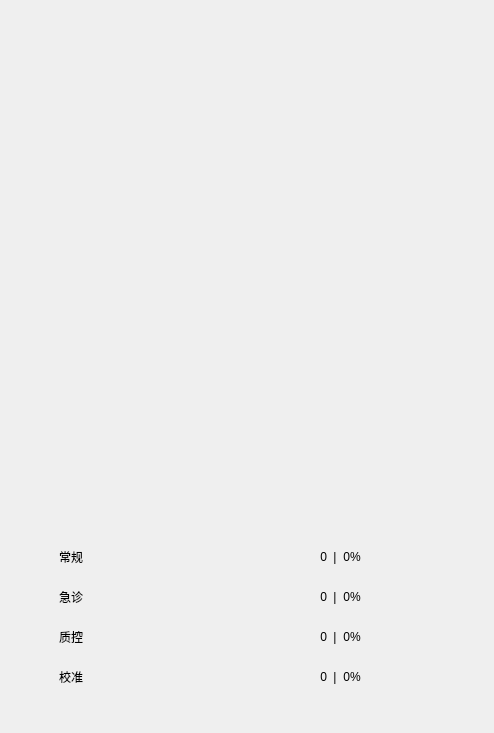
<?xml version="1.0" encoding="UTF-8"?>
<ui version="4.0">
 <class>QSamplesDonutPie</class>
 <widget class="QWidget" name="QSamplesDonutPie">
  <property name="geometry">
   <rect>
    <x>0</x>
    <y>0</y>
    <width>494</width>
    <height>733</height>
   </rect>
  </property>
  <property name="windowTitle">
   <string>QSamplesDonutPie</string>
  </property>
  <layout class="QVBoxLayout" name="verticalLayout">
   <property name="spacing">
    <number>0</number>
   </property>
   <property name="leftMargin">
    <number>0</number>
   </property>
   <property name="topMargin">
    <number>5</number>
   </property>
   <property name="rightMargin">
    <number>0</number>
   </property>
   <property name="bottomMargin">
    <number>0</number>
   </property>
   <item>
    <widget class="QWidget" name="plot" native="true"/>
   </item>
   <item>
    <widget class="QWidget" name="widget" native="true">
     <property name="maximumSize">
      <size>
       <width>16777215</width>
       <height>200</height>
      </size>
     </property>
     <widget class="QWidget" name="layoutWidget">
      <property name="geometry">
       <rect>
        <x>31</x>
        <y>3</y>
        <width>341</width>
        <height>181</height>
       </rect>
      </property>
      <layout class="QVBoxLayout" name="verticalLayout_6">
       <item>
        <layout class="QHBoxLayout" name="horizontalLayout">
         <item>
          <layout class="QVBoxLayout" name="verticalLayout_2">
           <property name="spacing">
            <number>20</number>
           </property>
           <item>
            <layout class="QHBoxLayout" name="horizontalLayout_3">
             <property name="spacing">
              <number>10</number>
             </property>
             <item>
              <widget class="QLabel" name="label_nor_icon">
               <property name="maximumSize">
                <size>
                 <width>49</width>
                 <height>16777215</height>
                </size>
               </property>
               <property name="text">
                <string/>
               </property>
               <property name="alignment">
                <set>Qt::AlignCenter</set>
               </property>
              </widget>
             </item>
             <item>
              <widget class="QLabel" name="label">
               <property name="text">
                <string>常规</string>
               </property>
              </widget>
             </item>
             <item>
              <spacer name="horizontalSpacer_2">
               <property name="orientation">
                <enum>Qt::Horizontal</enum>
               </property>
               <property name="sizeHint" stdset="0">
                <size>
                 <width>40</width>
                 <height>20</height>
                </size>
               </property>
              </spacer>
             </item>
            </layout>
           </item>
           <item>
            <layout class="QHBoxLayout" name="horizontalLayout_11">
             <property name="spacing">
              <number>10</number>
             </property>
             <item>
              <widget class="QLabel" name="label_emer_icon">
               <property name="maximumSize">
                <size>
                 <width>49</width>
                 <height>16777215</height>
                </size>
               </property>
               <property name="text">
                <string/>
               </property>
               <property name="alignment">
                <set>Qt::AlignCenter</set>
               </property>
              </widget>
             </item>
             <item>
              <widget class="QLabel" name="label_5">
               <property name="text">
                <string>急诊</string>
               </property>
              </widget>
             </item>
             <item>
              <spacer name="horizontalSpacer_3">
               <property name="orientation">
                <enum>Qt::Horizontal</enum>
               </property>
               <property name="sizeHint" stdset="0">
                <size>
                 <width>40</width>
                 <height>20</height>
                </size>
               </property>
              </spacer>
             </item>
            </layout>
           </item>
           <item>
            <layout class="QHBoxLayout" name="horizontalLayout_9">
             <property name="spacing">
              <number>10</number>
             </property>
             <item>
              <widget class="QLabel" name="label_qc_icon">
               <property name="maximumSize">
                <size>
                 <width>49</width>
                 <height>16777215</height>
                </size>
               </property>
               <property name="text">
                <string/>
               </property>
               <property name="alignment">
                <set>Qt::AlignCenter</set>
               </property>
              </widget>
             </item>
             <item>
              <widget class="QLabel" name="label_11">
               <property name="text">
                <string>质控</string>
               </property>
              </widget>
             </item>
             <item>
              <spacer name="horizontalSpacer_4">
               <property name="orientation">
                <enum>Qt::Horizontal</enum>
               </property>
               <property name="sizeHint" stdset="0">
                <size>
                 <width>40</width>
                 <height>20</height>
                </size>
               </property>
              </spacer>
             </item>
            </layout>
           </item>
           <item>
            <layout class="QHBoxLayout" name="horizontalLayout_6">
             <property name="spacing">
              <number>10</number>
             </property>
             <item>
              <widget class="QLabel" name="label_cali_icon">
               <property name="maximumSize">
                <size>
                 <width>49</width>
                 <height>16777215</height>
                </size>
               </property>
               <property name="text">
                <string/>
               </property>
               <property name="alignment">
                <set>Qt::AlignCenter</set>
               </property>
              </widget>
             </item>
             <item>
              <widget class="QLabel" name="label_9">
               <property name="text">
                <string>校准</string>
               </property>
              </widget>
             </item>
             <item>
              <spacer name="horizontalSpacer_5">
               <property name="orientation">
                <enum>Qt::Horizontal</enum>
               </property>
               <property name="sizeHint" stdset="0">
                <size>
                 <width>40</width>
                 <height>20</height>
                </size>
               </property>
              </spacer>
             </item>
            </layout>
           </item>
          </layout>
         </item>
         <item>
          <spacer name="horizontalSpacer">
           <property name="orientation">
            <enum>Qt::Horizontal</enum>
           </property>
           <property name="sizeHint" stdset="0">
            <size>
             <width>40</width>
             <height>20</height>
            </size>
           </property>
          </spacer>
         </item>
         <item>
          <layout class="QVBoxLayout" name="verticalLayout_3">
           <property name="spacing">
            <number>20</number>
           </property>
           <item>
            <widget class="QLabel" name="label_nor_num">
             <property name="text">
              <string>0</string>
             </property>
             <property name="alignment">
              <set>Qt::AlignRight|Qt::AlignTrailing|Qt::AlignVCenter</set>
             </property>
            </widget>
           </item>
           <item>
            <widget class="QLabel" name="label_emer_num">
             <property name="text">
              <string>0</string>
             </property>
             <property name="alignment">
              <set>Qt::AlignRight|Qt::AlignTrailing|Qt::AlignVCenter</set>
             </property>
            </widget>
           </item>
           <item>
            <widget class="QLabel" name="label_qc_num">
             <property name="text">
              <string>0</string>
             </property>
             <property name="alignment">
              <set>Qt::AlignRight|Qt::AlignTrailing|Qt::AlignVCenter</set>
             </property>
            </widget>
           </item>
           <item>
            <widget class="QLabel" name="label_cali_num">
             <property name="text">
              <string>0</string>
             </property>
             <property name="alignment">
              <set>Qt::AlignRight|Qt::AlignTrailing|Qt::AlignVCenter</set>
             </property>
            </widget>
           </item>
          </layout>
         </item>
         <item>
          <layout class="QVBoxLayout" name="verticalLayout_5">
           <property name="spacing">
            <number>20</number>
           </property>
           <item>
            <widget class="QLabel" name="label_2">
             <property name="text">
              <string>|</string>
             </property>
             <property name="alignment">
              <set>Qt::AlignCenter</set>
             </property>
            </widget>
           </item>
           <item>
            <widget class="QLabel" name="label_6">
             <property name="text">
              <string>|</string>
             </property>
             <property name="alignment">
              <set>Qt::AlignCenter</set>
             </property>
            </widget>
           </item>
           <item>
            <widget class="QLabel" name="label_12">
             <property name="text">
              <string>|</string>
             </property>
             <property name="alignment">
              <set>Qt::AlignCenter</set>
             </property>
            </widget>
           </item>
           <item>
            <widget class="QLabel" name="label_7">
             <property name="text">
              <string>|</string>
             </property>
             <property name="alignment">
              <set>Qt::AlignCenter</set>
             </property>
            </widget>
           </item>
          </layout>
         </item>
         <item>
          <layout class="QVBoxLayout" name="verticalLayout_4">
           <property name="spacing">
            <number>20</number>
           </property>
           <item>
            <widget class="QLabel" name="label_nor_per">
             <property name="text">
              <string>0%</string>
             </property>
             <property name="alignment">
              <set>Qt::AlignCenter</set>
             </property>
             <property name="colors" stdset="0">
              <string notr="true">gray</string>
             </property>
            </widget>
           </item>
           <item>
            <widget class="QLabel" name="label_emer_per">
             <property name="text">
              <string>0%</string>
             </property>
             <property name="alignment">
              <set>Qt::AlignCenter</set>
             </property>
             <property name="colors" stdset="0">
              <string>gray</string>
             </property>
            </widget>
           </item>
           <item>
            <widget class="QLabel" name="label_qc_per">
             <property name="text">
              <string>0%</string>
             </property>
             <property name="alignment">
              <set>Qt::AlignCenter</set>
             </property>
             <property name="colors" stdset="0">
              <string notr="true">gray</string>
             </property>
            </widget>
           </item>
           <item>
            <widget class="QLabel" name="label_cali_per">
             <property name="text">
              <string>0%</string>
             </property>
             <property name="alignment">
              <set>Qt::AlignCenter</set>
             </property>
             <property name="colors" stdset="0">
              <string notr="true">gray</string>
             </property>
            </widget>
           </item>
          </layout>
         </item>
        </layout>
       </item>
       <item>
        <spacer name="verticalSpacer">
         <property name="orientation">
          <enum>Qt::Vertical</enum>
         </property>
         <property name="sizeHint" stdset="0">
          <size>
           <width>20</width>
           <height>40</height>
          </size>
         </property>
        </spacer>
       </item>
      </layout>
     </widget>
    </widget>
   </item>
  </layout>
 </widget>
 <layoutdefault spacing="6" margin="11"/>
 <resources/>
 <connections/>
</ui>
